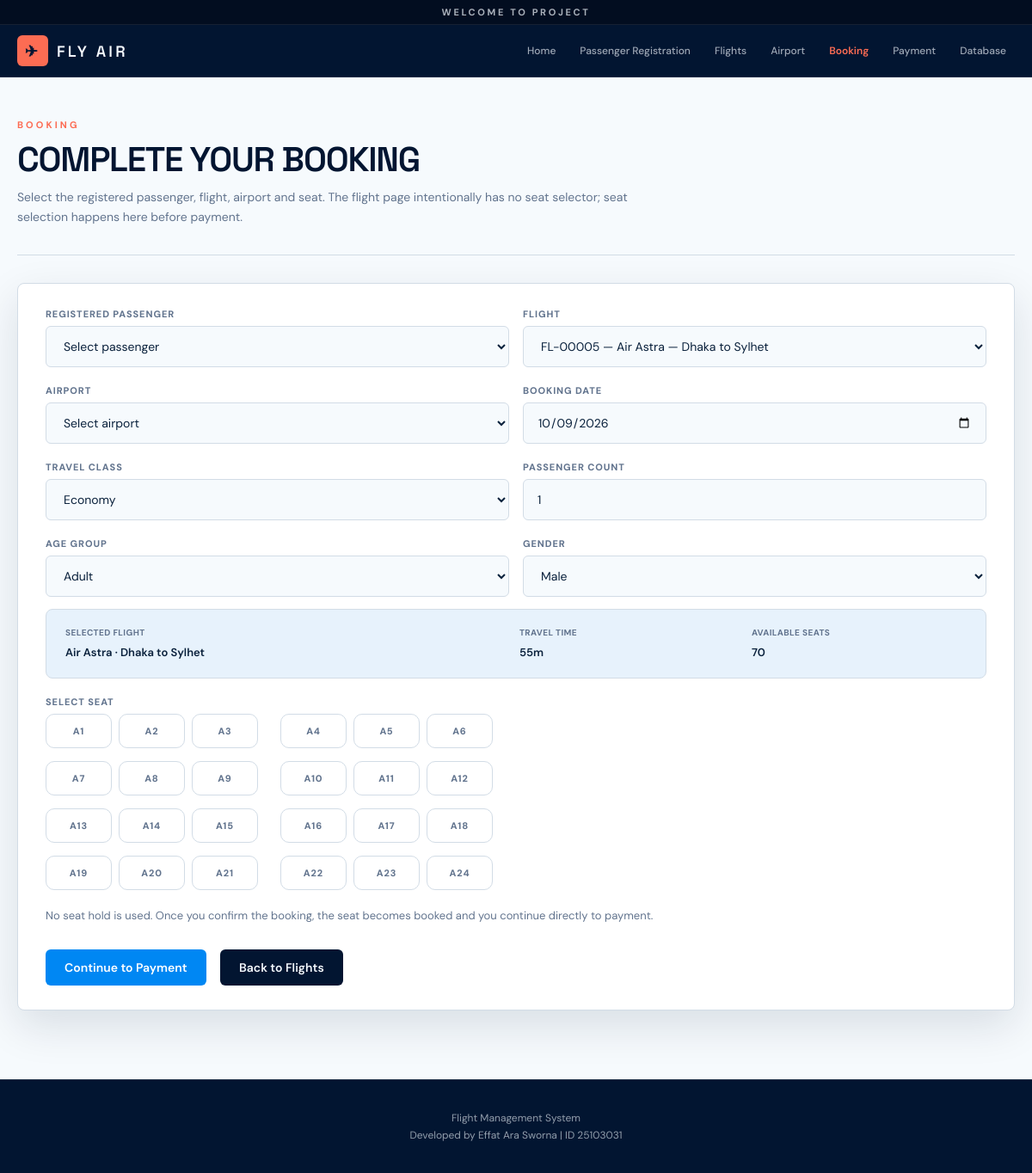
/booking.php?flight_id=5, run on the app's committed database.
### tables this page shows
CREATE TABLE IF NOT EXISTS flights (
  flight_id INT AUTO_INCREMENT PRIMARY KEY,
  flight_name VARCHAR(120) NOT NULL,
  route VARCHAR(160) NOT NULL,
  departure_date DATE NOT NULL,
  departure_time TIME NOT NULL DEFAULT '09:00:00',
  boarding_time TIME NOT NULL DEFAULT '08:15:00',
  gate_no VARCHAR(20) NOT NULL DEFAULT 'A01',
  total_seats INT NOT NULL DEFAULT 180,
  seats_available INT NOT NULL DEFAULT 180,
  travel_time VARCHAR(40) NOT NULL DEFAULT '1h 00m',
  base_fare DECIMAL(10,2) NOT NULL DEFAULT 5000,
  created_at TIMESTAMP DEFAULT CURRENT_TIMESTAMP
);

### db.php (called while the page is built, shortened)
<?php
function e($value) {
    return htmlspecialchars((string)$value, ENT_QUOTES, 'UTF-8');
}
?>

### booking.php (the view, shortened to what this page needs)
<?php
require "db.php";
$message="";$flight_id=(int)($_GET['flight_id']??$_POST['flight_id']??0);$airport_id=(int)($_GET['airport_id']??$_POST['airport_id']??0);
$flights=$conn->query("SELECT * FROM flights WHERE seats_available>0 ORDER BY departure_date");
$selected_flight=null;if($flight_id){$s=$conn->prepare("SELECT * FROM flights WHERE flight_id=? AND seats_available>0");$s->bind_param('i',$flight_id);$s->execute();$selected_flight=$s->get_result()->fetch_assoc();}
$booked=[];
?>
<!doctype html><html><head><meta charset="utf-8"><meta name="viewport" content="width=device-width,initial-scale=1"><title>Booking</title><link rel="stylesheet" href="style.css"></head><body><?php require "header.php"; ?><main class="container"><div class="page-head"><div class="eyebrow">Booking</div><h1>Complete Your Booking</h1><p>Select the registered passenger, flight, airport and seat. The flight page intentionally has no seat selector; seat selection happens here before payment.</p></div><?= $message ?>
<div class="panel"><form method="post"><div class="grid grid-2"><div class="field"><label>Registered Passenger</label><select name="passenger_id" required><option value="">Select passenger</option></select></div><div class="field"><label>Flight</label><select name="flight_id" onchange="location='booking.php?flight_id='+this.value" required><?php while($r=$flights->fetch_assoc()): ?><option value="<?=$r['flight_id']?>" <?=$flight_id==$r['flight_id']?'selected':''?>>FL-<?=str_pad($r['flight_id'],5,'0',STR_PAD_LEFT)?> </option><?php endwhile;?></select></div><div class="field"><label>Airport</label><select name="airport_id" required><option value="">Select airport</option></select></div><div class="field"><label>Booking Date</label><input type="date" name="booking_date" value="<?=date('Y-m-d')?>" required></div><div class="field"><label>Travel Class</label><select name="travel_class"><option>Economy</option></select></div><div class="field"><label>Passenger Count</label><input type="number" name="passenger_count" value="1" min="1" max="9"></div><div class="field"><label>Age Group</label><select name="age_group"><option>Adult</option></select></div><div class="field"><label>Gender</label><select name="gender"><option>Male</option></select></div></div>
<?php if($selected_flight): ?><div class="booking-summary"><div><small>Selected flight</small><strong><?=e($selected_flight['flight_name'])?> · <?=e($selected_flight['route'])?></strong></div><div><small>Travel time</small><strong><?=e($selected_flight['travel_time']?:'—')?></strong></div><div><small>Available seats</small><strong><?=e($selected_flight['seats_available'])?></strong></div></div><div class="field"><label>Select Seat</label><div class="seat-grid"><?php for($i=1;$i<=24;$i++): $seat='A'.$i; $isbooked=in_array($seat,$booked,true); ?><label class="seat <?=$isbooked?'booked':''?>"><input type="radio" name="seat_number" value="<?=$seat?>" <?=$isbooked?'disabled':''?> required><?=$seat?><?=$isbooked?' · Booked':''?></label><?php endfor;?></div></div><p class="muted">No seat hold is used. Once you confirm the booking, the seat becomes booked and you continue directly to payment.</p><button class="btn btn-primary" type="submit">Continue to Payment</button><?php else: ?><div class="notice info">Select a flight to load the available seat map.</div><?php endif; ?> <a class="btn btn-dark" href="flights.php">Back to Flights</a></form></div></main><?php require "footer.php"; ?></body></html>

### data on the page
flights: flight_name "Air Astra", route "Dhaka to Sylhet", travel_time "55m", seats_available "70"

### other printed values
$seat "A1"
$seat "A2"
$seat "A3"
$seat "A4"
$seat "A5"
$seat "A6"
$seat "A7"
$seat "A8"
$seat "A9"
$seat "A10"
$seat "A11"
$seat "A12"
$seat "A13"
$seat "A14"
$seat "A15"
